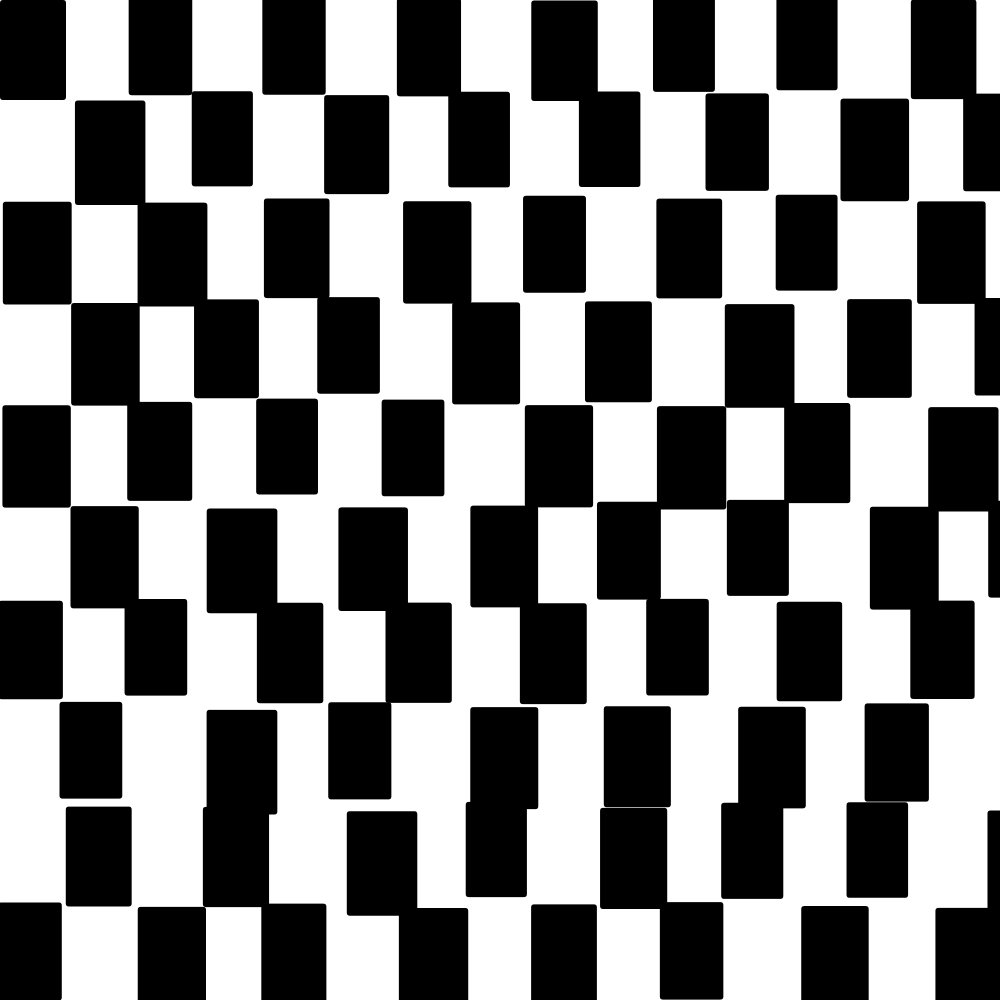
Frame 1 (no input)
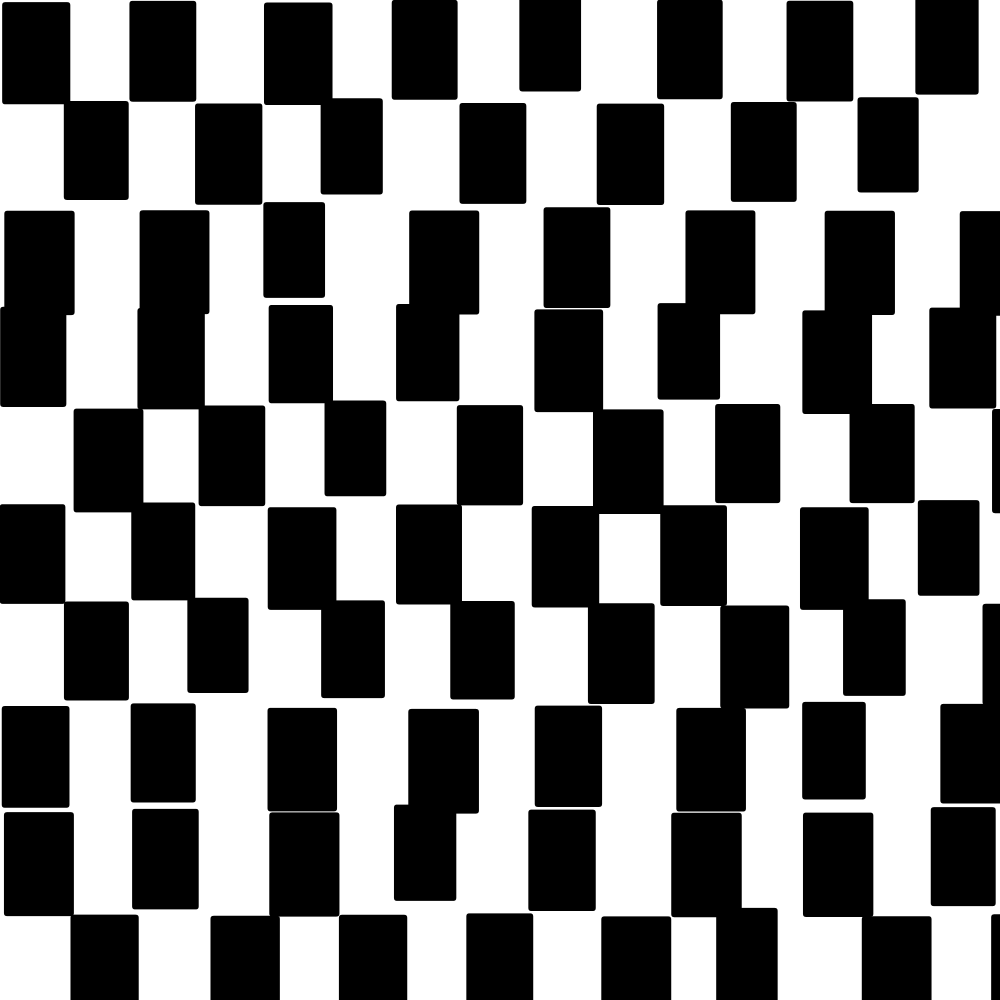
Frame 2 (the mouse pressed at the canvas centre, redrawn once)

The Processing sketch that drew these frames (run headless with seeded random() and noise(); the mouse was pressed at the canvas centre and the sketch redrawn once):

// Processing sketch: outil_grille_bitmap
// ── outil_grille_bitmap.pde
/*
  par écb pour DNMADe langages visuels - déc. 2023
  
  compose une grille avec un peu de bruit(aléatoire)
  
  'Click souris' regénére une nouvelle grille
  'S' pour sauvegarder une image "final_x.png"
  
*/
float largeur, hauteur;
int compteur = 0;
int numI =0;

float bruit;

void setup() {
  // pour les écrans retina
  pixelDensity(2);
  // taille de l'image
  size(1000, 1000);
  // largeur 1/15e de la largeur
  largeur = width/15;
  // hauteur 1/10e de la hauteur
  hauteur = height/10;
  // pas de contour de dessin
  noStroke();
  // ne dessine qu'une seule fois
  noLoop();
}

void draw() {
  background(255);
  /* double boucle de dessin de la grille */
  for (float y= 0; y<height; y+=hauteur+bruit) {
    for (float x= 0; x<width; x+=largeur+bruit) {
      // dessine une fois sur deux
      if (compteur%2==0) {
        fill(0);
        // commenter la line du dessous pour dessiner toutes les formes
        rect(x+bruit, y+bruit, largeur+bruit, hauteur+bruit,3);
      } else {
        //fill(255);
      }
      // générateur de bruit
      //bruit = 0;
      bruit = random(-5, 5);
      // décommenter la line du dessous pour dessiner toutes les formes
      //rect(x+bruit, y+bruit, largeur+bruit, largeur+bruit,3);
      compteur++;
    }
    compteur++;
  }
}

void mousePressed() {
  redraw();
}

void keyPressed() {
  if (key == 's' || key == 'S') {
    String chaine = "final_"+numI+".png";
    println("sauvegarde", chaine);
    numI++;
  }
}
